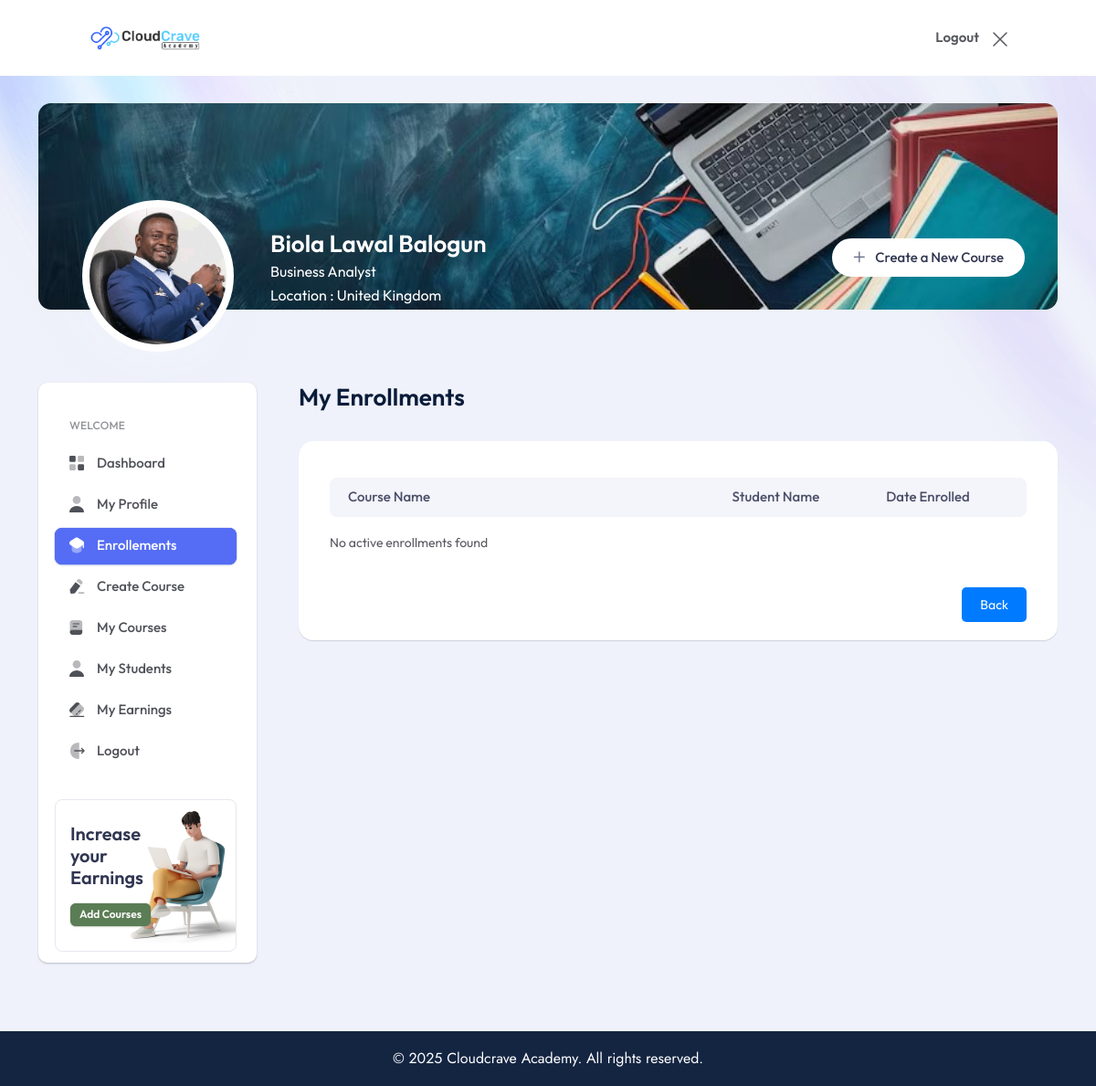
/instructor_enroll-details.php?c_id=2 (signed in), run on the app's committed database.
### tables this page shows
CREATE TABLE `instructors` (
  `instructor_id` int(11) NOT NULL,
  `instructor_name` varchar(255) NOT NULL,
  `bio` text DEFAULT NULL,
  `current_role` varchar(225) DEFAULT NULL,
  `profile_picture` varchar(255) DEFAULT NULL,
  `created_at` timestamp NOT NULL DEFAULT current_timestamp(),
  `gender` varchar(50) DEFAULT NULL,
  `location` varchar(255) DEFAULT NULL,
  `status` enum('pending','approved','rejected') DEFAULT 'pending',
  `email` varchar(255) NOT NULL,
  `password` varchar(255) NOT NULL,
  `phone_number` varchar(20) DEFAULT NULL,
  `bank_account_details` varchar(225) DEFAULT NULL
);

### instructor_enroll-details.php (the view, shortened to what this page needs)
<?php
if (isset($_GET['c_id'])) {
    $course_id = $_GET['c_id'];
} else {
    echo "Course ID is missing from the URL.";
    exit;
}
?>
<!doctype html>
<html class="no-js" lang="zxx">
<head>
   <link rel="stylesheet" href="assets/css/bootstrap.css">
   <link rel="stylesheet" href="assets/css/animate.css">
   <link rel="stylesheet" href="assets/css/swiper-bundle.css">
   <link rel="stylesheet" href="assets/css/slick.css">
   <link rel="stylesheet" href="assets/css/magnific-popup.css">
   <link rel="stylesheet" href="assets/css/flatpickr.min.css">
   <link rel="stylesheet" href="assets/css/font-awesome-pro.css">
   <link rel="stylesheet" href="assets/css/spacing.css">
   <link rel="stylesheet" href="assets/css/main.css">
</head>
   <body>
       <header class="header-area">
         <div class="tp-header-2 tp-header-new-course">
            <div class="container-fluid">
               <div class="row align-items-center">
                  <div class="col-2">
                     <div class="tp-header-2-right d-flex align-items-center">
                        <div class="logo tp-header-logo">
                           <a href="index.html">
                              <img src="assets/img/logo/logo-black.png" alt="logo">
                           </a>
                        </div>
                     </div>
                  </div>
                  <div class="col-10">
                     <div class="tp-header-new-course-right d-flex justify-content-end">
                        <div class="tp-header-new-course-option d-none d-sm-block">
                           <a class="draft" href="logout.php">Logout</a>
                       </div>
                        <span>
                           <a href="logout.php"></a>
                        </span>
                     </div>
                  </div>
               </div>
            </div>
         </div>
      </header>
      <main class="tp-dashboard-body-bg">
   <?php
include_once 'connect.php';
$instructor_id = $_SESSION['instructor_id'];
$query = "SELECT * FROM instructors WHERE instructor_id = $instructor_id";
$result = $conn->query($query);
if ($result && $result->num_rows > 0) {
    $instructor = $result->fetch_assoc();
    $instructor_name = $instructor['instructor_name'];
    $location = $instructor['location'];
    $profile_picture = $instructor['profile_picture'];
    $role = $instructor['current_role'];
} else {
    $instructor_name = "Unknown Instructor";
    $location = "Not Assigned";
    $profile_picture = "default.jpg";
}
?>
         <section class="tp-dashboard-banner-wrap">
            <div class="tp-dashboard-banner-shape"><img src="assets/img/dashboard/bg/dashboard-bg-shape-1.jpg" alt=""></div>
            <div class="container">
               <div class="row">
                  <div class="col-lg-12">
                     <div class="tp-dashboard-banner-bg mt-30" data-background="assets/img/dashboard/bg/dashboard-bg-1.jpg">
                        <div class="tp-instructor-wrap d-flex justify-content-between">
                           <div class="tp-instructor-info d-flex">
                              <div class="tp-instructor-avatar">
                                 <img src="assets/uploads/instructors/<?php echo $profile_picture; ?>" alt=""  class="circular-image" width=120>
                              </div>
                              <div class="tp-instructor-content">
                                 <h4 class="tp-instructor-title"><?php echo $instructor_name; ?>  </h4>
                                 <div class="tp-instructor-rate  d-flex align-items-center">
                                    <span> <?php echo htmlspecialchars($role); ?> </span>
                                 </div>
                                 <div class="tp-instructor-rate  d-flex align-items-center">
                                    <span>Location : <?php echo htmlspecialchars($location); ?>  </span>
                                 </div>
                              </div>
                           </div>
                           <div class="tp-instructor-course-btn">
                              <a class="tp-btn-add-course" href="create_course.php"><i class="fa-regular fa-plus"></i> Create a New Course</a>
                           </div>
                        </div>
                     </div>
                  </div>
               </div>
            </div>
         </section>
         <section class="tpd-main pb-75">
            <div class="container">
               <div class="row">
                  <div class="col-lg-3">
                     <?php
         require_once 'instructor_menu.php';
                          ?>
                  </div>
                  <div class="col-lg-9">
                     <div class="tpd-content-layout">
                        <section class="tp-dashboard-course-wrapper">
                           <div class="row">
                              <div class="col-8">
                                 <div class="tp-dashboard-section">
                                    <h2 class="tp-dashboard-title">My Enrollments</h2>
                                 </div>
                              </div>
                           </div>
                           <div class="row">
                              <div class="col-12">
                                 <div class="tp-dashboard-course-list">
                                    <ul>
                                       <li class="active">
                                          <div class="tp-dashboard-course-item">
                                             <div class="tp-dashboard-course-name">
                                                <h5 class="tp-dashboard-course-name-title">Course Name</h5>
                                             </div>
                                             <div class="tp-dashboard-course-enroll">
                                                <span>Student Name </span>
                                             </div>
                                             <div class="tp-dashboard-course-rating">
                                                <span>Date Enrolled </span>
                                             </div>
                                          </div>
                                       </li>
                                       <?php
include 'connect.php';
$query = "
    SELECT
        c.course_name,
        s.name,
        e.enrolled_at
    FROM
        enrollments e
    JOIN
        courses c ON e.course_id = c.course_id
    JOIN
        students s ON e.student_id = s.student_id
    WHERE
        e.course_id = ?
        AND c.instructor_id = ?
        AND e.status = 'active'
    ORDER BY
        e.enrolled_at DESC";
$stmt = $conn->prepare($query);
$stmt->bind_param("ii", $course_id, $instructor_id);
$stmt->execute();
$result = $stmt->get_result();
if ($result->num_rows > 0):
    while ($enrollment = $result->fetch_assoc()):
?>
        <li>
        <div class="tp-dashboard-course-item">
                                             <div class="tp-dashboard-course-name">
                                                <h5 class="tp-dashboard-course-name-title">
                        <?php echo htmlspecialchars($enrollment['course_name']); ?>
                    </h5>
                </div>
                <div class="tp-dashboard-course-enroll">
                    <span><?php echo htmlspecialchars($enrollment['name']); ?></span>
                </div>
                <div class="tp-dashboard-course-rating">
                    <span><?php echo date('F j, Y', strtotime($enrollment['enrolled_at'])); ?></span>
                </div>
                <!-- <div class="tpd-badge success">
                </div> -->
            </div>
        </li>
<?php
    endwhile;
else:
    echo "<li>No active enrollments found</li>";
endif;
?>
                                    </ul>
                                    <div style="float: right;"><br>
                                        <a href="javascript:history.back()" style="padding: 10px 20px; background-color: #007BFF; color: #fff; text-decoration: none; border-radius: 5px;">Back</a>
                                        </div>
                                 </div>
                              </div>
                           </div>
                        </section>
                  </div>
               </div>
            </div>
         </section>
      </main>
       <footer>
        <div class="tp-footer-bottom tpd-dashboard-footer-bottom">
           <div class="container">
              <div class="row">
                 <div class="col-lg-12">
                    <div class="tp-footer-copyright text-center">
                       <span>© <?php echo date("Y"); ?> <a href="#">Cloudcrave Academy</a>. All rights reserved.</span>
                    </div>
                 </div>
              </div>
           </div>
        </div>
     </footer>
   </body>
</html>

### assets/css/spacing.css (style rules this page uses)
.mt-30 { margin-top:30px }
.pb-75 { padding-bottom:75px }

### data on the page
instructors: profile_picture (picture), instructor_name "Biola Lawal Balogun", current_role "Business Analyst", location "United Kingdom"
